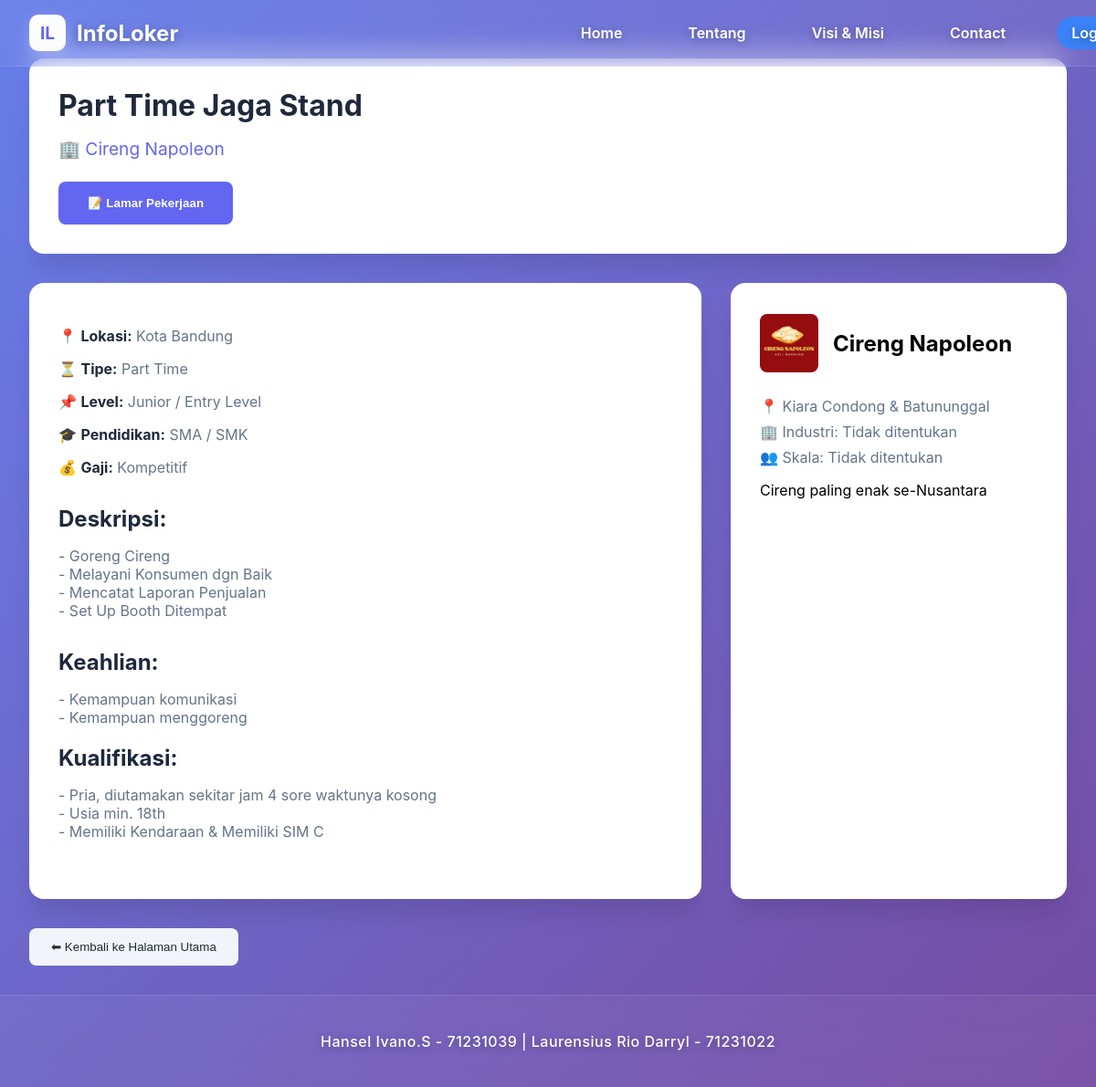
The page /detail_lowongan.php?id=1 on the database its author committed.
### tables this page shows
CREATE TABLE `lowongan` (
  `id` int(11) NOT NULL,
  `perusahaan_id` int(11) DEFAULT NULL,
  `judul` varchar(100) DEFAULT NULL,
  `lokasi` varchar(100) DEFAULT NULL,
  `jenis_pekerjaan` varchar(50) DEFAULT NULL,
  `level_pekerjaan` varchar(50) DEFAULT NULL,
  `pendidikan` varchar(100) DEFAULT NULL,
  `gaji` varchar(50) DEFAULT NULL,
  `deskripsi` text DEFAULT NULL,
  `keahlian` text DEFAULT NULL,
  `kualifikasi` text DEFAULT NULL,
  `tanggal_posting` date DEFAULT NULL,
  `tanggal_batas` date DEFAULT NULL
);

CREATE TABLE `perusahaan` (
  `id` int(11) NOT NULL,
  `user_id` int(11) DEFAULT NULL,
  `nama_perusahaan` varchar(100) DEFAULT NULL,
  `lokasi` varchar(100) DEFAULT NULL,
  `logo` varchar(255) DEFAULT NULL,
  `company_desc` text DEFAULT NULL
);

### detail_lowongan.php (the view, shortened to what this page needs)
<?php
require 'koneksi.php';
$idLowongan = $_GET['id'];
$query = "SELECT l.*, p.nama_perusahaan, p.lokasi AS lokasi_perusahaan, p.logo, p.company_desc
          FROM lowongan l
          JOIN perusahaan p ON l.perusahaan_id = p.id
          WHERE l.id = $idLowongan";
$result = mysqli_query($conn, $query);
$lowongan = mysqli_fetch_assoc($result);
$sudahMelamar = false;
?>
<!DOCTYPE html>
<html lang="id">
<head>
    <link rel="stylesheet" href="css/detail.css">
</head>
<body>
<div class="container">
    <?php include 'header.php'; ?>
    <div class="job-header">
        <h1><?= htmlspecialchars($lowongan['judul']) ?></h1>
        <p class="company-name">🏢 <a href="#"><?= htmlspecialchars($lowongan['nama_perusahaan']) ?></a></p>
        <?php if (!isset($_SESSION['username'])): ?>
            <button class="apply-btn" onclick="redirectToLogin()">📝 Lamar Pekerjaan</button>
        <?php elseif ($sudahMelamar): ?>
            <div class="warning-message">⚠️ Anda sudah pernah melamar LOWONGAN ini.</div>
        <?php else: ?>
            <button class="apply-btn" onclick="window.location.href='form_lamaran.php?id=<?= $lowongan['id'] ?>'">📝 Lamar Pekerjaan</button>
        <?php endif; ?>
    </div>
    <div class="job-container">
        <div class="job-details">
            <p>📍 <strong>Lokasi:</strong> <?= htmlspecialchars($lowongan['lokasi']) ?></p>
            <p>⏳ <strong>Tipe:</strong> <?= htmlspecialchars($lowongan['jenis_pekerjaan']) ?></p>
            <p>📌 <strong>Level:</strong> <?= htmlspecialchars($lowongan['level_pekerjaan']) ?></p>
            <p>🎓 <strong>Pendidikan:</strong> <?= htmlspecialchars($lowongan['pendidikan']) ?></p>
            <p>💰 <strong>Gaji:</strong> <?= htmlspecialchars($lowongan['gaji']) ?></p>
            <section class="job-description">
                <h2>Deskripsi:</h2>
                <p><?= nl2br(htmlspecialchars($lowongan['deskripsi'])) ?></p>
            </section>
            <section class="job-requirements">
                <h2>Keahlian:</h2>
                <p><?= nl2br(htmlspecialchars($lowongan['keahlian'])) ?></p>
                <h2>Kualifikasi:</h2>
                <p><?= nl2br(htmlspecialchars($lowongan['kualifikasi'])) ?></p>
            </section>
        </div>
        <div class="company-card">
            <div class="company-header">
                <img src="Gambar/<?= htmlspecialchars($lowongan['logo']) ?>" alt="Logo" class="company-logo">
                <h2><?= htmlspecialchars($lowongan['nama_perusahaan']) ?></h2>
            </div>
            <div class="company-info">
                <p>📍 <?= htmlspecialchars($lowongan['lokasi_perusahaan']) ?></p>
                <p>🏢 Industri: Tidak ditentukan</p>
                <p>👥 Skala: Tidak ditentukan</p>
            </div>
            <p class="company-desc"><?= nl2br(htmlspecialchars($lowongan['company_desc'])) ?></p>
        </div>
    </div>
    <button class="back-btn" onclick="window.location.href='dashboard_pelamar.php'">⬅ Kembali ke Halaman Utama</button>
</div>
<?php include 'footer.php'; ?>
</body>
</html>

### header.php (shortened to what this page needs)
<?php
$homeUrl = "";
if (isset($_SESSION['role']) && !empty($_SESSION['role'])) {
    switch($_SESSION['role']) {
        case 'pelamar':
            $homeUrl = "dashboard_pelamar.php";
            break;
        case 'perusahaan':
            $homeUrl = "dashboard_perusahaan.php";
            break;
        default:
            $homeUrl = "dashboard_awal.php";
            break;
    }
} else {
    $homeUrl = "dashboard_awal.php";
}
?>
<header>
    <div class="header-content">
        <div class="logo-section">
            <a href="<?= $homeUrl ?>" style="text-decoration: none; display: flex; align-items: center; gap: 0.75rem;">
                <div class="logo">IL</div>
                <div class="logo-text">InfoLoker</div>
            </a>
        </div>
        <nav class="nav-links">
             <a href="<?= $homeUrl ?>">Home</a>
            <a href="about.php">Tentang</a>
            <a href="vision.php">Visi & Misi</a>
            <a href="contact.php">Contact</a>
            <?php if (isset($_SESSION['username'])): ?>
                <a href="logout.php" class="logout-btn">Logout</a>
            <?php else: ?>
                <a href="login.php" class="login-btn">Login</a>
            <?php endif; ?>
        </nav>
    </div>
</header>

### footer.php (shortened to what this page needs)
<footer>
    <p>Hansel Ivano.S - 71231039 | Laurensius Rio Darryl - 71231022</p>
</footer>

### css/detail.css (style rules this page uses)
:root { --primary-color: #6366f1; --primary-hover: #5856eb; --secondary-color: #f1f5f9; --text-primary: #1e293b; --text-secondary: #64748b; --border-color: #e2e8f0; --white: #ffffff; --shadow: 0 4px 6px -1px rgba(0, 0, 0, 0.1); --shadow-lg: 0 20px 25px -5px rgba(0, 0, 0, 0.1); }
body { font-family: 'Inter', sans-serif; margin: 0; padding: 0; background: linear-gradient(135deg, #667eea 0%, #764ba2 100%); min-height: 100vh; }
.container { max-width: 1200px; margin: 0 auto; padding: 2rem; }
.job-header { background: var(--white); border-radius: 16px; padding: 2rem; margin: 2rem 0; box-shadow: var(--shadow-lg); }
.job-header h1 { color: var(--text-primary); margin: 0 0 1rem 0; font-size: 2rem; }
.company-name { color: var(--text-secondary); font-size: 1.2rem; margin: 0.5rem 0; }
.company-name a { color: var(--primary-color); text-decoration: none; }
.job-container { display: grid; grid-template-columns: 2fr 1fr; gap: 2rem; margin: 2rem 0; }
.job-details { background: var(--white); border-radius: 16px; padding: 2rem; box-shadow: var(--shadow-lg); }
.job-details p { color: var(--text-secondary); margin: 1rem 0; }
.job-details strong { color: var(--text-primary); }
.company-card { background: var(--white); border-radius: 16px; padding: 2rem; box-shadow: var(--shadow-lg); position: sticky; top: calc(60px + 3rem); }
.company-header { display: flex; align-items: center; gap: 1rem; margin-bottom: 1.5rem; }
.company-logo { width: 64px; height: 64px; border-radius: 8px; object-fit: cover; }
.company-info p { color: var(--text-secondary); margin: 0.5rem 0; }
.apply-btn { background: var(--primary-color); color: var(--white); border: none; padding: 1rem 2rem; border-radius: 8px; font-weight: 600; cursor: pointer; transition: all 0.3s ease; margin-top: 1rem; }
.back-btn { background: var(--secondary-color); color: var(--text-primary); border: none; padding: 0.8rem 1.5rem; border-radius: 8px; font-weight: 500; cursor: pointer; transition: all 0.3s ease; }
.job-description, .job-requirements { margin: 2rem 0; }
.job-description h2, .job-requirements h2 { color: var(--text-primary); font-size: 1.5rem; margin-bottom: 1rem; }

### header.php (style rules this page uses)
header { position: fixed; top: 0; left: 0; width: 100%; padding: 1rem 2rem; background: rgba(255, 255, 255, 0.05); backdrop-filter: blur(15px); border-bottom: 1px solid rgba(255, 255, 255, 0.1); z-index: 100; animation: slideDown 0.8s ease-out; transition: all 0.3s ease; }
.header-content { display: flex; justify-content: space-between; align-items: center; max-width: 1200px; margin: 0 auto; }
.logo-section { display: flex; align-items: center; gap: 0.75rem; }
.logo { width: 40px; height: 40px; background: linear-gradient(135deg, #ffffff, #f8fafc); border-radius: 10px; display: flex; align-items: center; justify-content: center; color: var(--primary-color); font-weight: 700; font-size: 1.2rem; box-shadow: 0 4px 15px rgba(255, 255, 255, 0.2); transition: all 0.3s ease; }
.logo-text { font-size: 1.5rem; font-weight: 700; color: #ffffff; text-shadow: 0 2px 10px rgba(0, 0, 0, 0.3); transition: all 0.3s ease; }
.nav-links { display: flex; align-items: center; gap: 2.5rem; }
.nav-links a { text-decoration: none; color: #ffffff; font-weight: 600; font-size: 1rem; transition: all 0.4s cubic-bezier(0.4, 0, 0.2, 1); position: relative; padding: 0.5rem 1rem; border-radius: 25px; text-shadow: 0 2px 8px rgba(0, 0, 0, 0.3); }
.nav-links a::before { content: ''; position: absolute; top: 0; left: 0; width: 100%; height: 100%; background: linear-gradient(135deg, rgba(255, 255, 255, 0.2), rgba(255, 255, 255, 0.05)); border-radius: 25px; opacity: 0; transition: all 0.4s ease; z-index: -1; }
.nav-links a::after { content: ''; position: absolute; bottom: -8px; left: 50%; width: 0; height: 3px; background: linear-gradient(90deg, #ffffff, rgba(255, 255, 255, 0.5)); border-radius: 2px; transition: all 0.4s ease; transform: translateX(-50%); }
.nav-links a.login-btn { background: #3b82f6; color: #ffffff; font-weight: 600; padding: 0.5rem 1rem; border-radius: 25px; transition: all 0.3s ease; }

### footer.php (style rules this page uses)
footer { background: rgba(255, 255, 255, 0.05); backdrop-filter: blur(15px); padding: 1.5rem; text-align: center; color: #ffffff; border-top: 1px solid rgba(255, 255, 255, 0.1); transition: all 0.3s ease; font-weight: 500; text-shadow: 0 2px 8px rgba(0, 0, 0, 0.3); }
footer p { transition: all 0.3s ease; letter-spacing: 0.5px; }

### rows shown on the page
lowongan: judul "Part Time Jaga Stand", perusahaan.nama_perusahaan "Cireng Napoleon", lokasi "Kota Bandung", jenis_pekerjaan "Part Time", level_pekerjaan "Junior / Entry Level", pendidikan "SMA / SMK", gaji "Kompetitif", deskripsi "- Goreng Cireng - Melayani Konsumen dgn Baik - Mencatat Laporan Penjualan - Set Up Booth Ditempat", keahlian "- Kemampuan komunikasi - Kemampuan menggoreng", kualifikasi "- Pria, diutamakan sekitar jam 4 sore waktunya kosong - Usia min. 18th - Memiliki Kendaraan & Memiliki SIM C", perusahaan.logo (picture), perusahaan.lokasi "Kiara Condong & Batununggal", perusahaan.company_desc "Cireng paling enak se-Nusantara"
